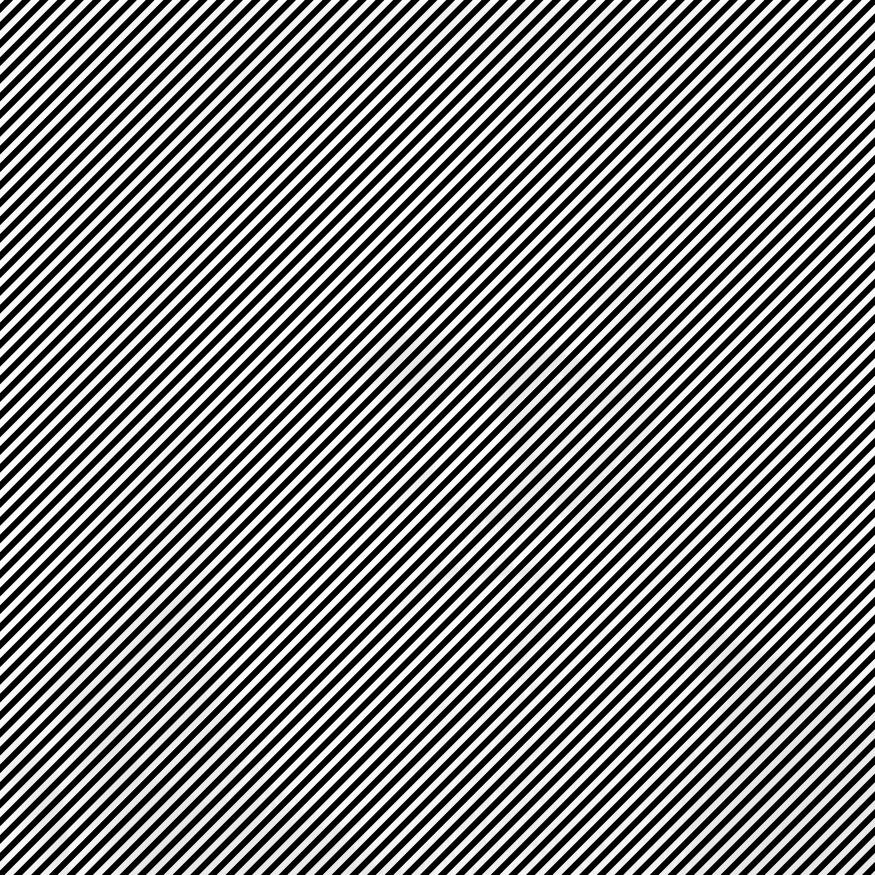
#> input picture blended.jpg, 875 x 875 px, given in place of base_diagonal.jpg, which was not available
$ jupyter execute hide.ipynb   (older library calls are emulated)   (text cells are left out)
#> lines starting #> are read from the running program, lines starting #| are printed output that depends on the picture; pictures that were not available may be replaced by others from this repository, and a replacement may not be noted
#> in blend, im_base_orig is the input picture: PIL image 875x875 RGB; min 0, max 255, mean 125
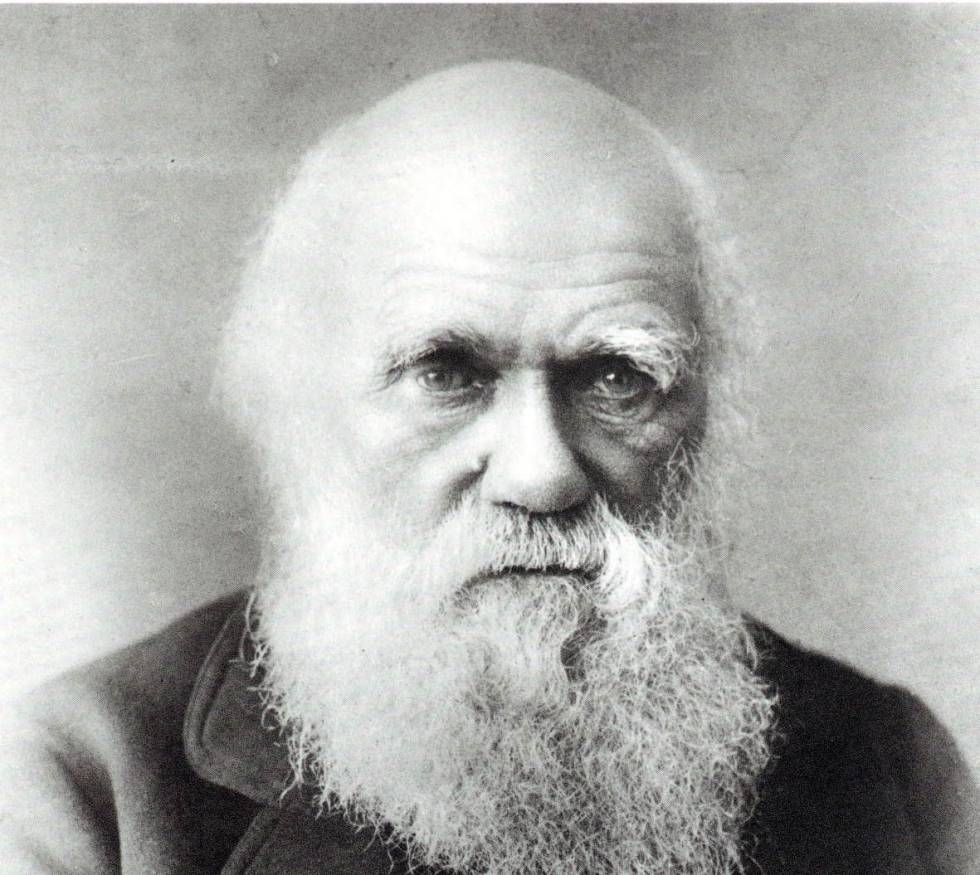
#> input picture darwin.jpg, 980 x 875 px
[cell 1]
import numpy as np
from PIL import Image
from PIL import ImageChops

[cell 2]
def crop_square(im):
    width, height = im.size
#> width = 980; height = 875
    new_size = min([width, height])
#> new_size = 875

    left = (width - new_size) // 2
#> left = 52
    top = (height - new_size) // 2
#> top = 0
    right = (width + new_size) // 2
#> right = 927
    bottom = (height + new_size) // 2
#> bottom = 875

    delta = bottom-top - (right-left)
#> delta = 0
    bottom += delta

    # Crop the center of the image
    im = im.crop((left, top, right, bottom))
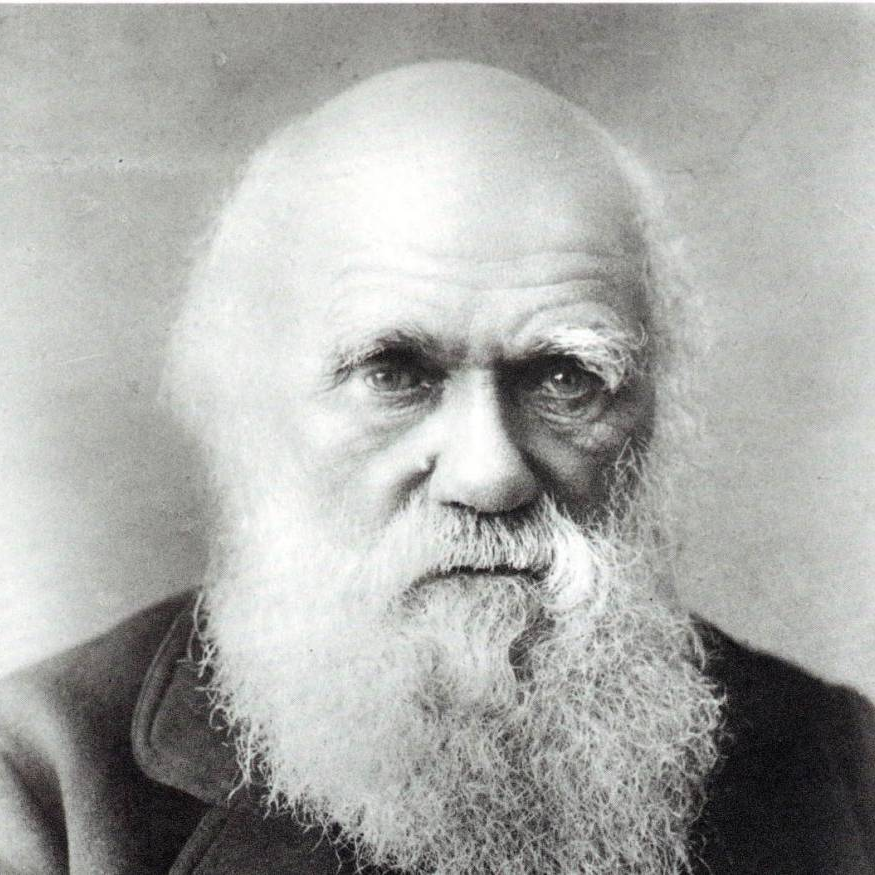
#> im: PIL image 875x875 RGB; mean R, G, B 170.1, 170.9, 168.2

    # remove alpha if loaded is png
    im = Image.fromarray(np.array(im)[:, :, :3])
    return im


def blend(target_im_path, base_im_path, alpha):
    im_base_orig = Image.open(base_im_path)
    im_target = crop_square(Image.open(target_im_path))
    new_size, _ = im_target.size
#> new_size = 875

    im_base = im_base_orig.copy()
    im_base.thumbnail((new_size, new_size), Image.ANTIALIAS)

    float_alpha = alpha if alpha < 1 else alpha / 100
    im_target_np = np.array(im_target)
    alphaed = (float_alpha * im_target_np + 255 * np.ones(im_target_np.shape) * (1 - float_alpha)).astype(np.uint8)
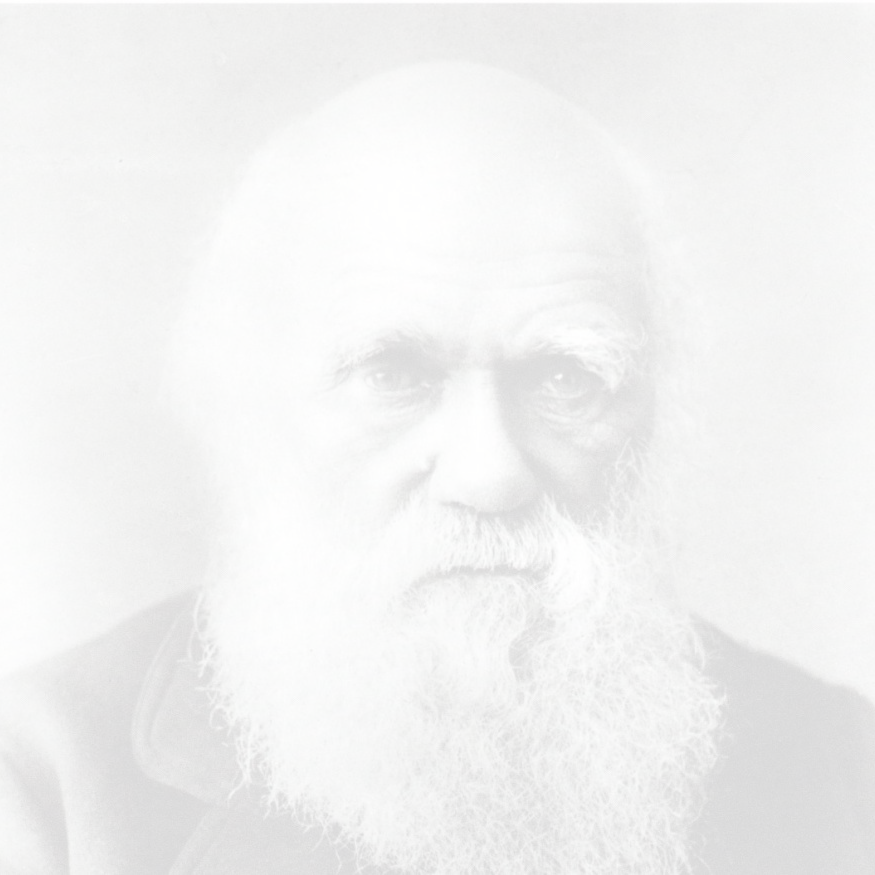
#> alphaed: shape (875, 875, 3); mean R, G, B 241.8, 241.9, 241.5
    im_target_alpha = Image.fromarray(alphaed)

    assert im_base.size == im_target.size

    blended = ImageChops.darker(im_base, im_target_alpha)
    return blended
